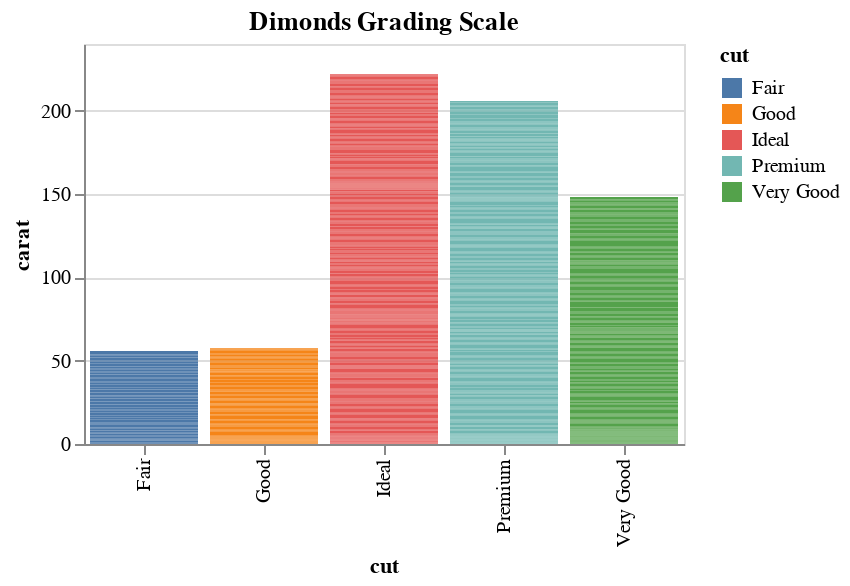

This figure's notebook cell:
### Code cell
alt.Chart(df).mark_bar().encode(x='cut', y='carat', color='cut').properties(height=200, width=300, title='Dimonds Grading Scale')

### Figure 1 — Vega-Lite specification as saved in the notebook (floating-point values rounded to 4 significant figures; data arrays with more than 128 entries replaced by an {"elided": "..."} marker saying what was removed)
{"config": {"view": {"continuousWidth": 400, "continuousHeight": 300}}, "data": {"name": "data-09af3ba921a6ec5df951134374763fc6"}, "mark": "bar", "encoding": {"color": {"field": "cut", "type": "nominal"}, "x": {"field": "cut", "type": "nominal"}, "y": {"field": "carat", "type": "quantitative"}}, "height": 200, "title": "Dimonds Grading Scale", "width": 300, "$schema": "https://vega.github.io/schema/vega-lite/v4.17.0.json", "datasets": {"data-09af3ba921a6ec5df951134374763fc6": {"elided": "1000 records"}}}
